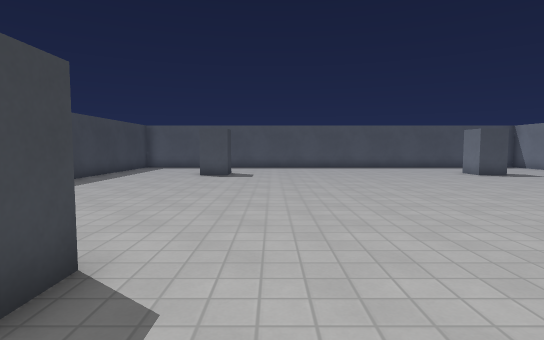
View 1 (above)

13 first-person views from a walk through a level from a Godot 3-D game. The camera is 1.2 m above the floor, tilts 4° down and sees 80° across. The floor is counted in squares, 1 m on a side. Each view is taken from the middle of a square. On the plan, view 1 faces up. The plan holds only what a view shows up to about 14 squares ahead; the rest is blank. Surface patterns are stand-ins for the level's own textures.

View 2
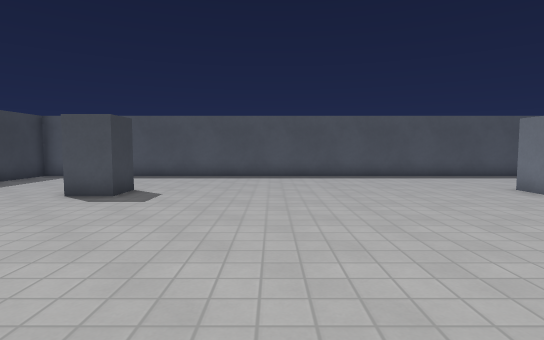

View 3
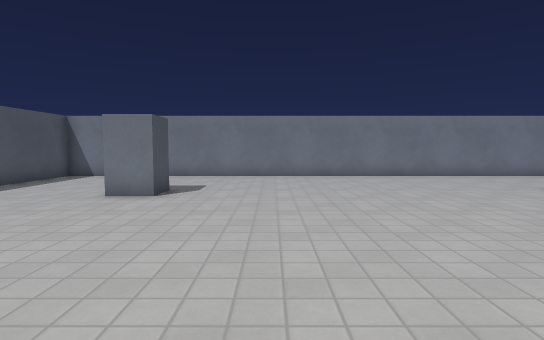

View 4
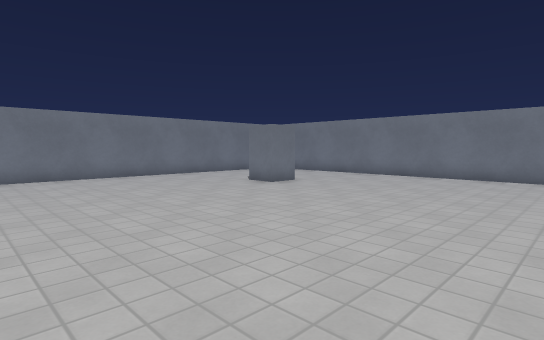

View 5
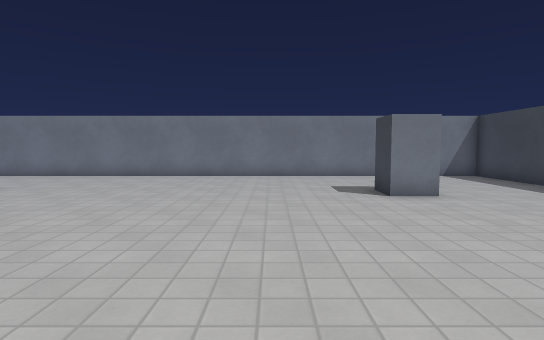

View 6
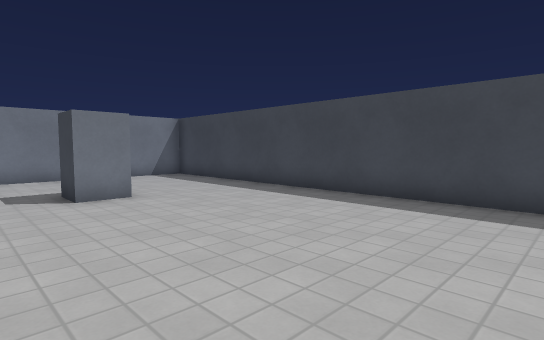

View 7
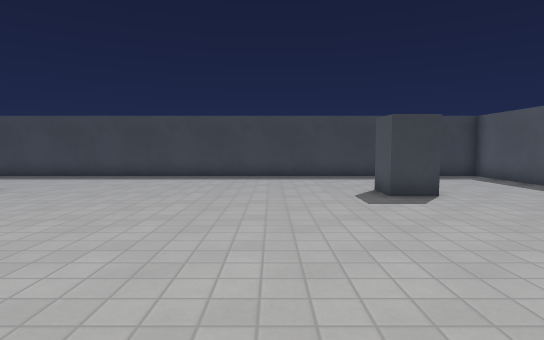

View 8
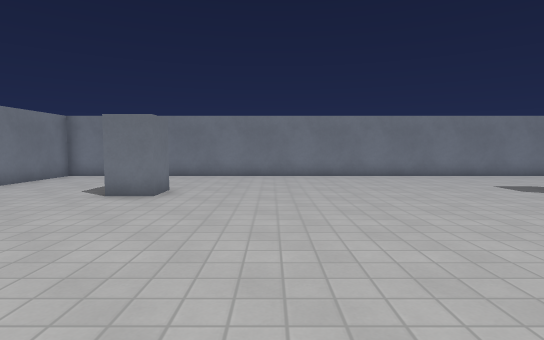

View 9
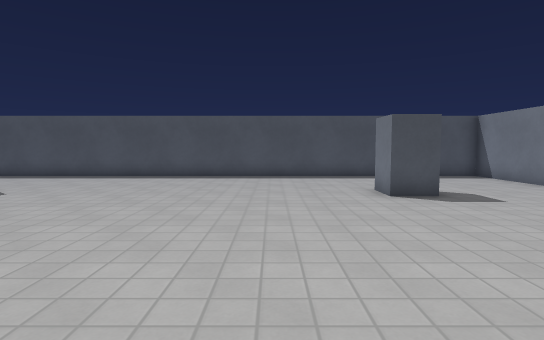

View 10
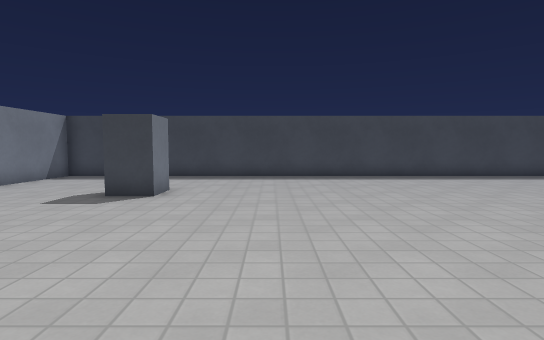

View 11
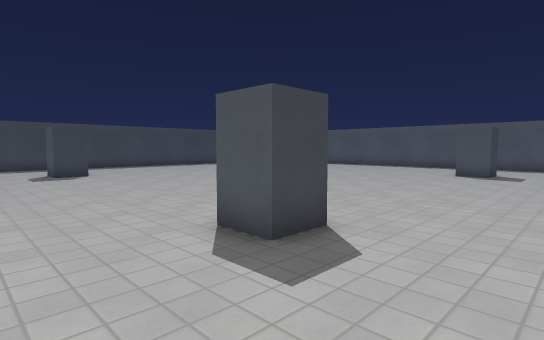

View 12
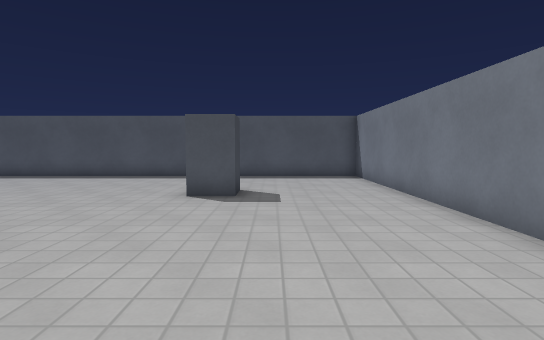

View 13
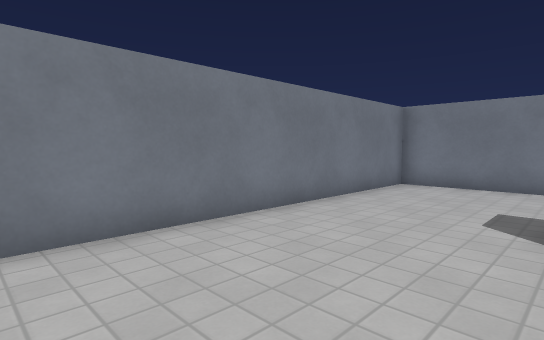

### Floor plan
Points are (right, up) in squares from view 1. A wall is a line through its corners. A room is listed if a view was taken in it or the views show most of it. See-through windows are left out.
Room 1 (views 1, 2, 3, 4, 5, 6, 7, 8, 9, 10, 11, 12, 13)
walls: (-1.9, 15.1) (-1.9, 13.9) (-3.1, 13.9); (8.9, 3.1) (10.1, 3.1) (10.1, 1.9) (8.9, 1.9) (8.9, 3.1); (-3.1, 3.1) (-1.9, 3.1) (-1.9, 1.9) (-3.1, 1.9); (10.1, 15.1) (10.1, 13.9) (8.9, 13.9) (8.9, 15.1); (-7.5, 19.5) (-7.5, -2.5) (14.5, -2.5) (14.5, 19.5) (-7.5, 19.5)

Where each view was taken, in squares from view 1:
view 1: 0 up, 0 right, facing up
view 2: 6 up, 2 right, facing up
view 3: 11 up, 1 right, facing right
view 4: 11 up, 1 right, facing down-right
view 5: 11 up, 1 right, facing down
view 6: 11 up, 0 right, facing down-left
view 7: 11 up, 6 right, facing left
view 8: 11 up, 6 right, facing down
view 9: 6 up, 6 right, facing up
view 10: 6 up, 6 right, facing left
view 11: 1 down, 13 right, facing up-left
view 12: 6 up, 11 right, facing up
view 13: 8 up, 10 right, facing down-right
